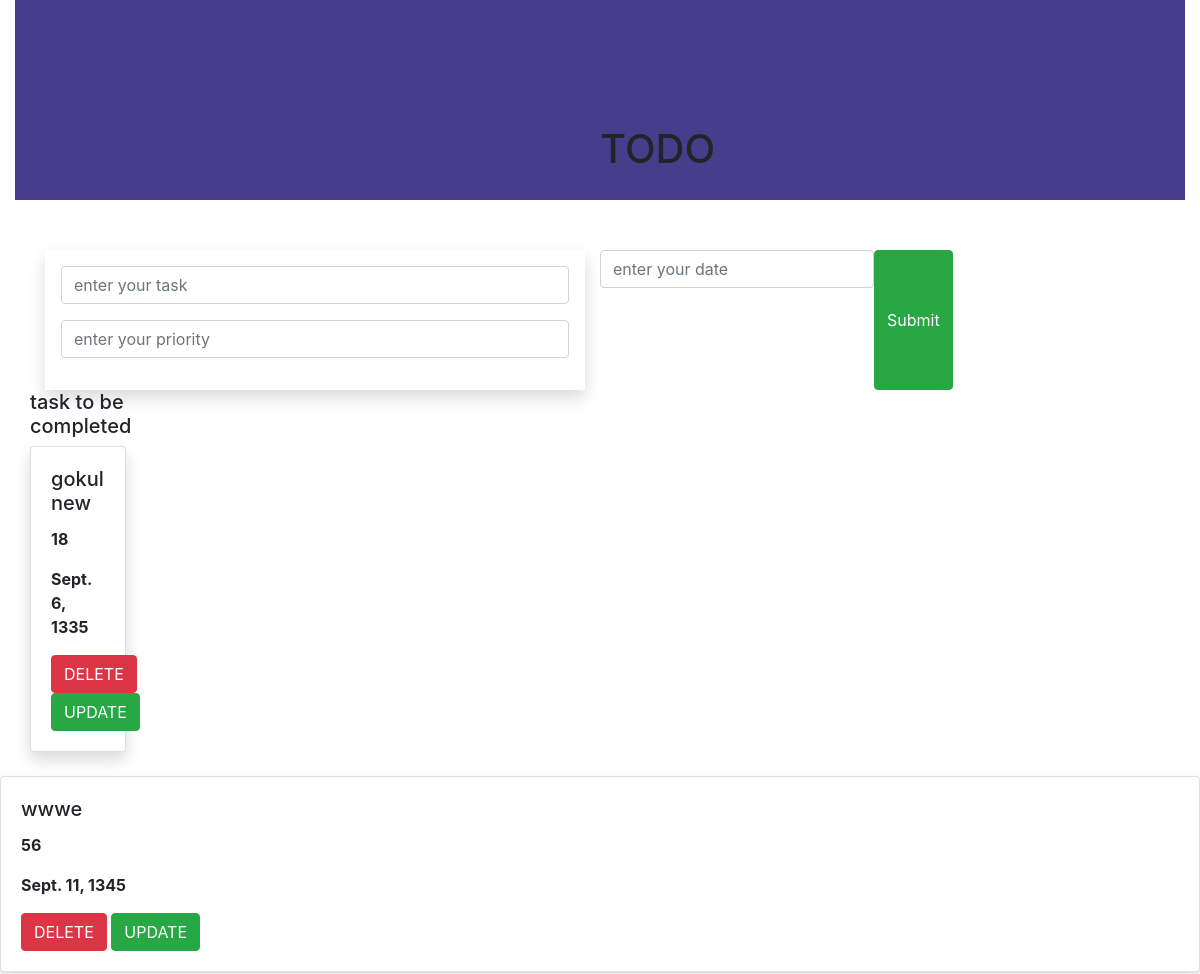
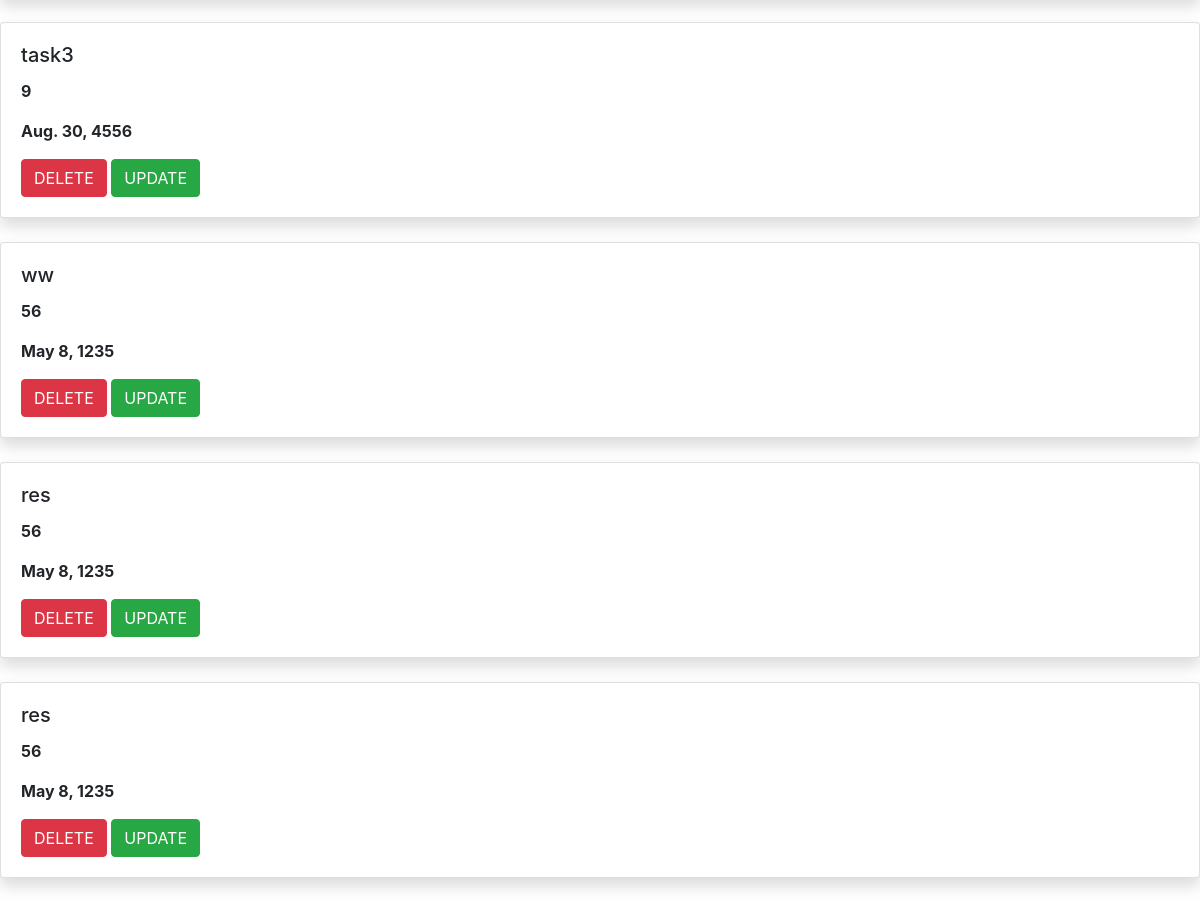
The page / on the database its author committed (2 pictures, top to bottom).
### todoapp/models.py (models this page shows, shortened)
class Task(models.Model):
    name=models.CharField(max_length=250)
    priority=models.IntegerField()
    date=models.DateField()

### todoapp/views.py (the view)
# urls.py: path('',views.add,name='add'),
def add(request):
    task1= Task.objects.all()
    if request.method=="POST":
        name=request.POST.get('task','')
        priority=request.POST.get('priority','')
        date=request.POST.get('date','')
        task=Task(name=name,priority=priority,date=date)
        task.save()
    return render(request,'home.html',{'task1':task1})

### template/home.html (shortened to what this page needs)
{% extends 'base.html'%}
{% block content %}
<div class="container-fluid">
    <div class="row">
        <div class="col-md-12">
            <div class="banner">
                <div class="banner-text">
                    <h1>TODO</h1>
                </div>
            </div>
        </div>
    </div>
</div>
 <div class="container">
    <div class="row">
        <div class="col-md-6">
           <form method="POST" class="p-3 shadow">
            <div class="form-group">
                <input type="text" class="form-control" name="task" placeholder="enter your task">
            </div>
            <div class="form-group">
                <input type="text" class="form-control" name="priority" placeholder="enter your priority">
            </div>
          </div>
 <div class="form-group">
    <input type="text" class="form-control" name="date" placeholder="enter your date">
 </div>
        <input type="submit" class="btn btn-success">
            <div class="row">
                <div class="col-md-6">
                <h5>task to be completed</h5>
                 {% for i in task1 %}
                    <div class="shadow card">
                        <div class="card-body">
                            <h5 class="card-title">{{i.name}}</h5>
                            <p><b>{{i.priority}}</b></p>
                            <p><b>{{i.date}}</b></p>
                            <a class="btn btn-danger" href="{% url 'delete' i.id %}">DELETE</a>
                            <a class="btn btn-success" href="{% url 'update' i.id %}">UPDATE</a>
                        </div>
                    </div>
                </div>
            </div>
    </div>
 </div>
       <br>
      {% endfor %}
    {% endblock %}

### template/base.html (shortened to what this page needs)
{% load static %}
<!DOCTYPE html>
<html lang="en">
<head>
     <link rel="stylesheet" href="{% static 'style.css' %}">
    <link rel="stylesheet" href="https://cdn.jsdelivr.net/npm/bootstrap@4.3.1/dist/css/bootstrap.min.css">
</head>
<body>
{% block content %}
{% endblock %}
</body>
</html>

### static/style.css (style rules this page uses)
.banner { background-color:darkslateblue; width:100%; height:200px; margin-bottom:50px; }
.banner-text { top:50%; left:50%; position:absolute; transform:transform; }

### rows shown on the page
Task: name "gokul new", priority "18", date "Sept. 6, 1335"
Task: name "wwwe", priority "56", date "Sept. 11, 1345"
Task: name "task3", priority "9", date "Aug. 30, 4556"
Task: name "ww", priority "56", date "May 8, 1235"
Task: name "res", priority "56", date "May 8, 1235"
Task: name "res", priority "56", date "May 8, 1235"
